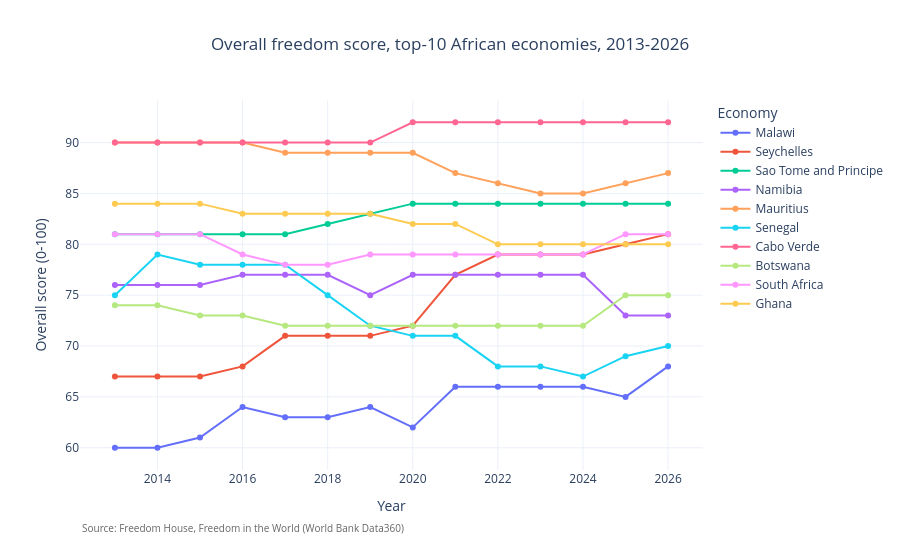

Source (notebook cell):
### Code cell
africa_top = africa[africa['Economy'].isin(top10.index)]
fig = create_multi_trend_chart(
    africa_top,
    title='Overall freedom score, top-10 African economies, 2013-2026',
    y_label='Overall score (0-100)',
)
fig.show()

### Figure 1 — Plotly figure (JSON) as saved in the notebook; plotly's stock layout.template omitted (floating-point values rounded to 4 significant figures)
{"data": [{"hovertemplate": "Economy=Malawi<br>Year=%{x}<br>Overall score (0-100)=%{y}<extra></extra>", "legendgroup": "Malawi", "line": {"color": "#636efa", "dash": "solid"}, "marker": {"symbol": "circle"}, "mode": "lines+markers", "name": "Malawi", "orientation": "v", "showlegend": true, "type": "scatter", "x": [2013, 2014, 2015, 2016, 2017, 2018, 2019, 2020, 2021, 2022, 2023, 2024, 2025, 2026], "xaxis": "x", "y": [60.0, 60.0, 61.0, 64.0, 63.0, 63.0, 64.0, 62.0, 66.0, 66.0, 66.0, 66.0, 65.0, 68.0], "yaxis": "y"}, {"hovertemplate": "Economy=Seychelles<br>Year=%{x}<br>Overall score (0-100)=%{y}<extra></extra>", "legendgroup": "Seychelles", "line": {"color": "#EF553B", "dash": "solid"}, "marker": {"symbol": "circle"}, "mode": "lines+markers", "name": "Seychelles", "orientation": "v", "showlegend": true, "type": "scatter", "x": [2013, 2014, 2015, 2016, 2017, 2018, 2019, 2020, 2021, 2022, 2023, 2024, 2025, 2026], "xaxis": "x", "y": [67.0, 67.0, 67.0, 68.0, 71.0, 71.0, 71.0, 72.0, 77.0, 79.0, 79.0, 79.0, 80.0, 81.0], "yaxis": "y"}, {"hovertemplate": "Economy=Sao Tome and Principe<br>Year=%{x}<br>Overall score (0-100)=%{y}<extra></extra>", "legendgroup": "Sao Tome and Principe", "line": {"color": "#00cc96", "dash": "solid"}, "marker": {"symbol": "circle"}, "mode": "lines+markers", "name": "Sao Tome and Principe", "orientation": "v", "showlegend": true, "type": "scatter", "x": [2013, 2014, 2015, 2016, 2017, 2018, 2019, 2020, 2021, 2022, 2023, 2024, 2025, 2026], "xaxis": "x", "y": [81.0, 81.0, 81.0, 81.0, 81.0, 82.0, 83.0, 84.0, 84.0, 84.0, 84.0, 84.0, 84.0, 84.0], "yaxis": "y"}, {"hovertemplate": "Economy=Namibia<br>Year=%{x}<br>Overall score (0-100)=%{y}<extra></extra>", "legendgroup": "Namibia", "line": {"color": "#ab63fa", "dash": "solid"}, "marker": {"symbol": "circle"}, "mode": "lines+markers", "name": "Namibia", "orientation": "v", "showlegend": true, "type": "scatter", "x": [2013, 2014, 2015, 2016, 2017, 2018, 2019, 2020, 2021, 2022, 2023, 2024, 2025, 2026], "xaxis": "x", "y": [76.0, 76.0, 76.0, 77.0, 77.0, 77.0, 75.0, 77.0, 77.0, 77.0, 77.0, 77.0, 73.0, 73.0], "yaxis": "y"}, {"hovertemplate": "Economy=Mauritius<br>Year=%{x}<br>Overall score (0-100)=%{y}<extra></extra>", "legendgroup": "Mauritius", "line": {"color": "#FFA15A", "dash": "solid"}, "marker": {"symbol": "circle"}, "mode": "lines+markers", "name": "Mauritius", "orientation": "v", "showlegend": true, "type": "scatter", "x": [2013, 2014, 2015, 2016, 2017, 2018, 2019, 2020, 2021, 2022, 2023, 2024, 2025, 2026], "xaxis": "x", "y": [90.0, 90.0, 90.0, 90.0, 89.0, 89.0, 89.0, 89.0, 87.0, 86.0, 85.0, 85.0, 86.0, 87.0], "yaxis": "y"}, {"hovertemplate": "Economy=Senegal<br>Year=%{x}<br>Overall score (0-100)=%{y}<extra></extra>", "legendgroup": "Senegal", "line": {"color": "#19d3f3", "dash": "solid"}, "marker": {"symbol": "circle"}, "mode": "lines+markers", "name": "Senegal", "orientation": "v", "showlegend": true, "type": "scatter", "x": [2013, 2014, 2015, 2016, 2017, 2018, 2019, 2020, 2021, 2022, 2023, 2024, 2025, 2026], "xaxis": "x", "y": [75.0, 79.0, 78.0, 78.0, 78.0, 75.0, 72.0, 71.0, 71.0, 68.0, 68.0, 67.0, 69.0, 70.0], "yaxis": "y"}, {"hovertemplate": "Economy=Cabo Verde<br>Year=%{x}<br>Overall score (0-100)=%{y}<extra></extra>", "legendgroup": "Cabo Verde", "line": {"color": "#FF6692", "dash": "solid"}, "marker": {"symbol": "circle"}, "mode": "lines+markers", "name": "Cabo Verde", "orientation": "v", "showlegend": true, "type": "scatter", "x": [2013, 2014, 2015, 2016, 2017, 2018, 2019, 2020, 2021, 2022, 2023, 2024, 2025, 2026], "xaxis": "x", "y": [90.0, 90.0, 90.0, 90.0, 90.0, 90.0, 90.0, 92.0, 92.0, 92.0, 92.0, 92.0, 92.0, 92.0], "yaxis": "y"}, {"hovertemplate": "Economy=Botswana<br>Year=%{x}<br>Overall score (0-100)=%{y}<extra></extra>", "legendgroup": "Botswana", "line": {"color": "#B6E880", "dash": "solid"}, "marker": {"symbol": "circle"}, "mode": "lines+markers", "name": "Botswana", "orientation": "v", "showlegend": true, "type": "scatter", "x": [2013, 2014, 2015, 2016, 2017, 2018, 2019, 2020, 2021, 2022, 2023, 2024, 2025, 2026], "xaxis": "x", "y": [74.0, 74.0, 73.0, 73.0, 72.0, 72.0, 72.0, 72.0, 72.0, 72.0, 72.0, 72.0, 75.0, 75.0], "yaxis": "y"}, {"hovertemplate": "Economy=South Africa<br>Year=%{x}<br>Overall score (0-100)=%{y}<extra></extra>", "legendgroup": "South Africa", "line": {"color": "#FF97FF", "dash": "solid"}, "marker": {"symbol": "circle"}, "mode": "lines+markers", "name": "South Africa", "orientation": "v", "showlegend": true, "type": "scatter", "x": [2013, 2014, 2015, 2016, 2017, 2018, 2019, 2020, 2021, 2022, 2023, 2024, 2025, 2026], "xaxis": "x", "y": [81.0, 81.0, 81.0, 79.0, 78.0, 78.0, 79.0, 79.0, 79.0, 79.0, 79.0, 79.0, 81.0, 81.0], "yaxis": "y"}, {"hovertemplate": "Economy=Ghana<br>Year=%{x}<br>Overall score (0-100)=%{y}<extra></extra>", "legendgroup": "Ghana", "line": {"color": "#FECB52", "dash": "solid"}, "marker": {"symbol": "circle"}, "mode": "lines+markers", "name": "Ghana", "orientation": "v", "showlegend": true, "type": "scatter", "x": [2013, 2014, 2015, 2016, 2017, 2018, 2019, 2020, 2021, 2022, 2023, 2024, 2025, 2026], "xaxis": "x", "y": [84.0, 84.0, 84.0, 83.0, 83.0, 83.0, 83.0, 82.0, 82.0, 80.0, 80.0, 80.0, 80.0, 80.0], "yaxis": "y"}], "layout": {"annotations": [{"font": {"color": "#666666", "size": 10}, "showarrow": false, "text": "Source: Freedom House, Freedom in the World (World Bank Data360)", "x": 0, "xanchor": "left", "xref": "paper", "y": -0.18, "yref": "paper"}], "hovermode": "x unified", "legend": {"title": {"text": "Economy"}, "tracegroupgap": 0}, "margin": {"b": 90}, "title": {"text": "Overall freedom score, top-10 African economies, 2013-2026", "x": 0.5}, "xaxis": {"anchor": "y", "domain": [0.0, 1.0], "title": {"text": "Year"}}, "yaxis": {"anchor": "x", "domain": [0.0, 1.0], "title": {"text": "Overall score (0-100)"}}}}
